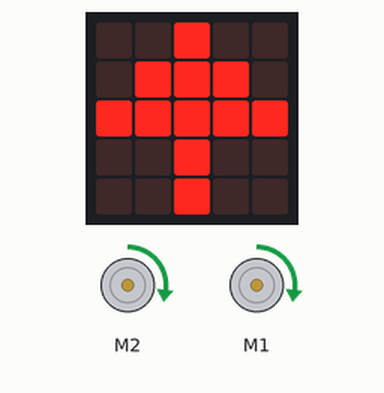
The program below on a simulated BBC micro:bit (MakeCode). On the bench: the board's 5×5 LED display, 2 × DC motor (green arrow = forward, orange = backward, longer = faster).

Above: at 1.1 s.
At 2.3 s:
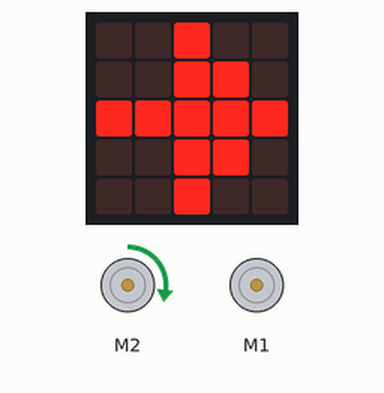
At 4.7 s:
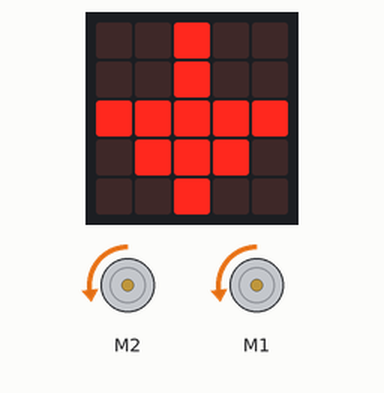
At 8.5 s:
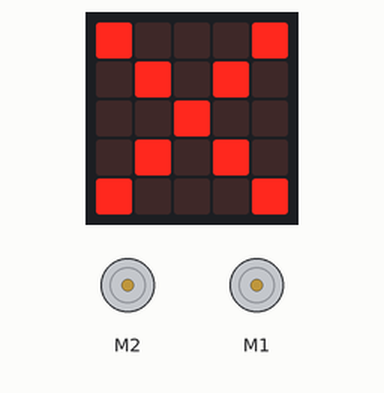
Timing chart, 0 to 10.0 s (numbered marks = the images above):
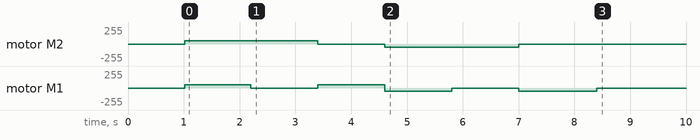

Measured:
- what the display in image 0 shows lasts 1.2 s, from 0.6 s to 1.8 s

The program:

motors.py
```python
basic.show_icon(IconNames.YES)
basic.show_leds("""
    . . # . .
        . # # # .
        # # # # #
        . . # . .
        . . # . .
""")
maqueen.motor_run(maqueen.Motors.M2, maqueen.Dir.CW, 50)
maqueen.motor_run(maqueen.Motors.M1, maqueen.Dir.CW, 50)
basic.pause(800)
basic.show_leds("""
    . . # . .
        . . # # .
        # # # # #
        . . # # .
        . . # . .
""")
maqueen.motor_run(maqueen.Motors.M2, maqueen.Dir.CW, 50)
maqueen.motor_run(maqueen.Motors.M1, maqueen.Dir.CW, 0)
basic.pause(800)
basic.show_leds("""
    . . # . .
        . # # . .
        # # # # #
        . # # . .
        . . # . .
""")
maqueen.motor_run(maqueen.Motors.M2, maqueen.Dir.CW, 0)
maqueen.motor_run(maqueen.Motors.M1, maqueen.Dir.CW, 50)
basic.pause(800)
basic.show_leds("""
    . . # . .
        . . # . .
        # # # # #
        . # # # .
        . . # . .
""")
maqueen.motor_run(maqueen.Motors.M2, maqueen.Dir.CCW, 50)
maqueen.motor_run(maqueen.Motors.M1, maqueen.Dir.CCW, 50)
basic.pause(800)
basic.show_leds("""
    . . # . .
        . # # . .
        # # # # #
        . # # . .
        . . # . .
""")
maqueen.motor_run(maqueen.Motors.M2, maqueen.Dir.CCW, 50)
maqueen.motor_run(maqueen.Motors.M1, maqueen.Dir.CCW, 0)
basic.pause(800)
basic.show_leds("""
    . . # . .
        . . # # .
        # # # # #
        . . # # .
        . . # . .
""")
maqueen.motor_run(maqueen.Motors.M2, maqueen.Dir.CCW, 0)
maqueen.motor_run(maqueen.Motors.M1, maqueen.Dir.CCW, 50)
basic.pause(800)
basic.show_icon(IconNames.NO)
maqueen.motor_stop(maqueen.Motors.M2)
maqueen.motor_stop(maqueen.Motors.M1)

def on_forever():
    pass
basic.forever(on_forever)
```
